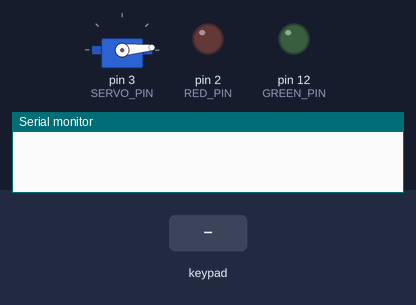
This sketch was run on a simulated Arduino Uno, built with avr-gcc and run on an emulated ATmega328P. Parts: servo, output pins drawn as LEDs (lit = HIGH), the last lines printed to the serial monitor. Dashed ring = blinking. Inputs (shaded band) come from the test bench.

Above: at 2.2 s.
2.3 s: keypad keys 1 2 3 4 pressed 0.4 s apart
At 4.3 s:
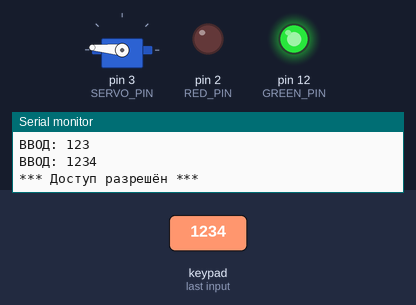
5.4 s: keypad keys 7 6 5 4 pressed 0.4 s apart
At 7.38 s:
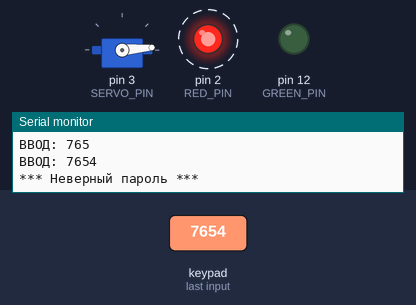
9.9 s: key 'A' pressed
At 10.5 s:
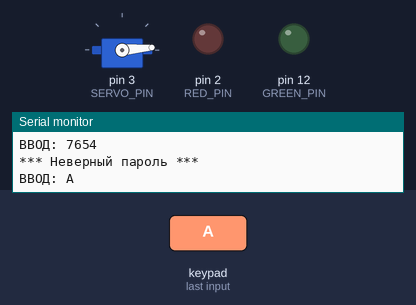
11.4 s: key 'B' pressed
At 12.6 s:
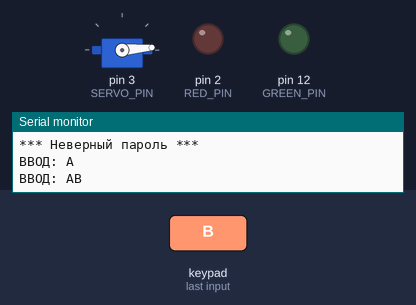
12.9 s: key 'C' pressed
At 14.0 s:
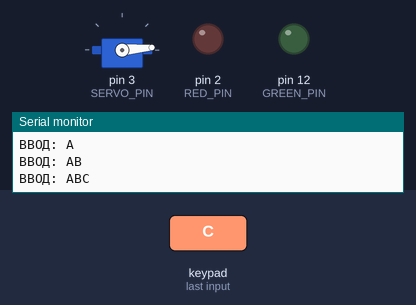
14.4 s: keypad keys 1 2 3 4 # pressed 0.4 s apart
At 16.37 s:
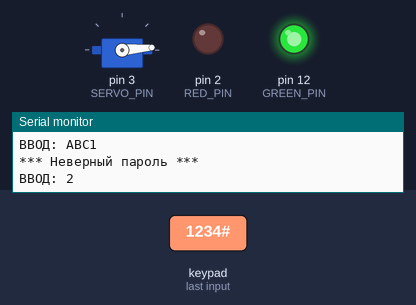
Timing chart, 0 to 19.3 s (numbered marks = the images above; inputs shaded):
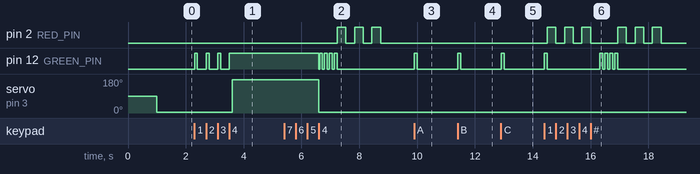

The sketch:

pinCode.ino
```cpp
/*
 * --------------------------------------------------------------------------------------------------------------------
 * Электронный замок на матричной клавиатуре 4х4
 * --------------------------------------------------------------------------------------------------------------------
 *
 * Typical pin layout used:
 * -----------------------------------------------------------------------------------------
 *             Arduino
 *             Uno
 * Signal      Pin
 * -----------------------------------------------------------------------------------------
 * COL 4       11
 * COL 3       10
 * COL 2       9
 * COL 1       8
 * ROW 1       7
 * ROW 2       6
 * ROW 3       5
 * ROW 4       4
 * -----------------------------------------------------------------------------------------
 * SERVO       3
 * RED LED     2
 * GREEN LED   12
 * -----------------------------------------------------------------------------------------
 */

#include <Keypad.h>
#include <Servo.h>

const byte ROWS = 4;
const byte COLS = 4;
constexpr uint8_t SERVO_PIN {3};
constexpr uint8_t RED_PIN {2};
constexpr uint8_t GREEN_PIN {12};
const String pin_code = "1234";
String in_code = "";

char keys[ROWS][COLS] = {
  {'1', '2', '3', 'A'},
  {'4', '5', '6', 'B'},
  {'7', '8', '9', 'C'},
  {'*', '0', '#', 'D'}
};

byte rowPins[ROWS] = {7, 6, 5, 4};
byte colPins[COLS] = {8, 9, 10, 11};

Keypad keypad = Keypad(makeKeymap(keys), rowPins, colPins, ROWS, COLS);
Servo servo;


void unlock(){
  Serial.println("*** Доступ разрешён ***");
  digitalWrite(GREEN_PIN, HIGH);
  servo.write(175);
  delay(3000);
  servo.write(5);
  digitalWrite(GREEN_PIN, LOW);
}


void lock(){
  Serial.println("*** Неверный пароль ***");
  for (int i = 0; i < 3; i++){
    digitalWrite(RED_PIN, HIGH);
    delay(300);
    digitalWrite(RED_PIN, LOW);
    delay(300);
  }
}


void setup() {
  Serial.begin(9600);
  pinMode(RED_PIN, OUTPUT);
  pinMode(GREEN_PIN, OUTPUT);
  servo.attach(SERVO_PIN);
  delay(1000);
  servo.write(5);
}

void loop() {
  char key = keypad.getKey();

  if (key){
    digitalWrite(GREEN_PIN, HIGH);
    in_code += String(key);
    Serial.print("ВВОД: ");
    Serial.println(in_code);
    delay(100);
    digitalWrite(GREEN_PIN, LOW);
  }

  if (in_code.length() == pin_code.length()){
    if (in_code == pin_code){
      unlock();
    } else{
      lock();
    }
    in_code = "";
  }
}
```

Measured:
- after the input at 2.3 s, pin 12 (GREEN_PIN): alternates HIGH for 0.10 s and LOW for 0.30 s, 7 changes in all, then stays HIGH, starting at once; servo on pin 3 (SERVO_PIN): 5° → 175° after 1.3 s
- after the input at 5.4 s, pin 2 (RED_PIN): alternates HIGH for 0.30 s and LOW for 0.30 s, 6 changes in all, then stays LOW, starting after 1.8 s
- after the input at 9.9 s, pin 12 (GREEN_PIN): LOW → HIGH at once, → LOW 0.10 s later
- after the input at 11.4 s, pin 12 (GREEN_PIN): LOW → HIGH at once, → LOW 0.10 s later
- after the input at 12.9 s, pin 12 (GREEN_PIN): LOW → HIGH at once, → LOW 0.10 s later
- after the input at 14.4 s, pin 2 (RED_PIN): LOW → HIGH after 0.10 s, → LOW 0.30 s later, → HIGH 0.30 s later, → LOW 0.30 s later, … (12 changes in this stretch); pin 12 (GREEN_PIN): goes HIGH 0.10 s, LOW 1.8 s, 3 × (HIGH 0.10 s, LOW 0.07 s), HIGH 0.10 s, then LOW, starting at once
